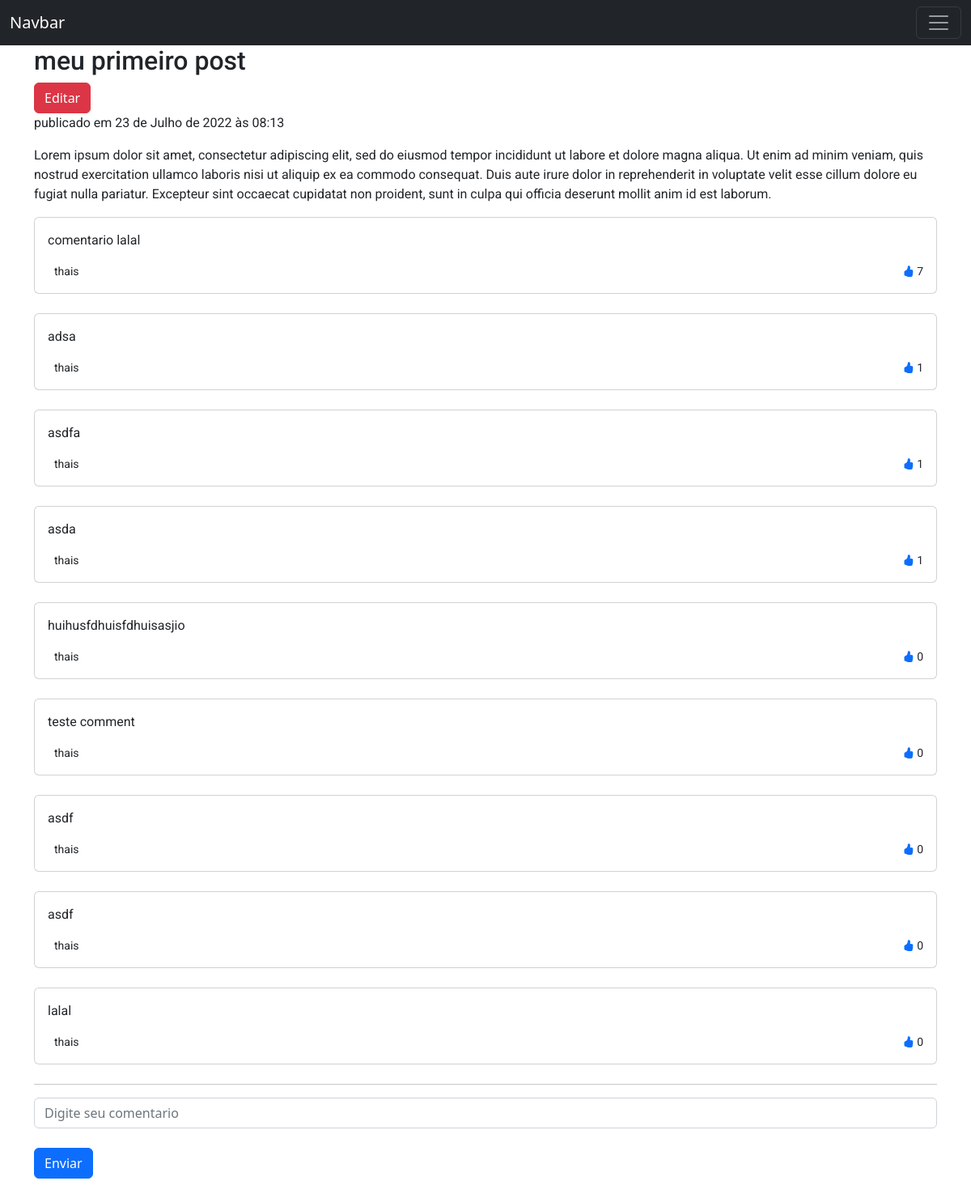
The app's page /post/1/ (signed in) with its own data.
### blog/models.py (models this page shows, shortened)
class Post(models.Model):
    author = models.ForeignKey(settings.AUTH_USER_MODEL,  on_delete=models.CASCADE)
    title = models.CharField(max_length=200)
    text = models.TextField()
    created_date = models.DateTimeField(default=timezone.now)
    published_date =  models.DateTimeField(blank=True, null=True)

class Comment(models.Model):
    post = models.ForeignKey(Post, on_delete=models.CASCADE, related_name='comments')
    author = models.ForeignKey(settings.AUTH_USER_MODEL,  on_delete=models.CASCADE)
    text = models.TextField()
    created_date = models.DateTimeField(default=timezone.now)
    votes = models.IntegerField(default=0)

### blog/views.py (the view)
# urls.py: path('post/<int:pk>/', views.post_detail, name='post_detail'),
def post_detail(request, pk):
    context = {
        'post':  Post.objects.get(pk=pk),
        'comment_form': CommentForm()
    }
    return render(request, 'blog/post_detail.html', context)

### blog/forms.py
class CommentForm(forms.ModelForm):
    class Meta:
        model = Comment
        fields = ('text',)
        labels = {
            'text': 'Digite seu comentario'
        }
        widgets = {
            'text': forms.TextInput(attrs={
                'class': "form-control",
                'placeholder': 'Digite seu comentario'
                })
        }

### blog/templates/blog/post_detail.html (shortened to what this page needs)
{% extends 'blog/base.html' %}
{% block content %}
    <h2> {{ post.title }}</a></h2>
    {% if user.is_authenticated %}
        <a class="btn btn-danger" href="{% url 'post_edit' pk=post.id %}">Editar</a>
    {% endif %}
    {% if post.published_date %}
        <p> publicado em {{ post.published_date }}</p>
    {% endif %}
    <p> {{ post.text }}</p>
    <div class="card-body">
        {% for comment in post.comments.all %}
            <div class="form-outline mb-4">
                <div class="card mb-4">
                    <div class="card-body">
                        <p>{{comment.text}}</p>
                        <div class="d-flex justify-content-between">
                            <div class="d-flex flex-row align-items-center">
                            <p class="small mb-0 ms-2">{{comment.author}}</p>
                        </div>
                        <div class="align-items-end">
                            <p class="small mb-0 ms-2">
                                <a href="{% url 'comment_upvote' post_pk=post.id comment_pk=comment.id %}"> <i class="bi bi-hand-thumbs-up-fill"></i></a>
                                {{comment.votes}}</p>
                        </div>
                    </div>
                </div>
            </div>
        {% endfor %}
            <hr>
        <form method="POST" class="comment-form" action="{% url 'add_comment' pk=post.id %}">
             <div class="form-group">
                {{ comment_form.text }}
                 <br>
                 <button type="submit" class="btn btn-primary">Enviar</button>
            </div>
        </form>
    </div>
{% endblock %}

### blog/static/css/blog.css (style rules this page uses)
h1, h2, h3, h4, p { font-family: 'Roboto'; }

### records on screen
Post: title "meu primeiro post", published_date "23 de Julho de 2022 às 08:13", text "Lorem ipsum dolor sit amet, consectetur adipiscing elit, sed do eiusmod tempor incididunt ut labore et dolore magna aliqua. Ut enim ad minim veniam, quis nostrud exercitation ullamco laboris nisi ut aliquip ex ea commodo consequat. Duis aute irure dolor in reprehenderit in voluptate velit esse cillum dolore eu fugiat nulla pariatur. Excepteur sint occaecat cupidatat non proident, sunt in culpa qui officia deserunt mollit anim id est laborum."
Comment: text "comentario lalal", author "thais", votes "7"
Comment: text "adsa", author "thais", votes "1"
Comment: text "asdfa", author "thais", votes "1"
Comment: text "asda", author "thais", votes "1"
Comment: text "huihusfdhuisfdhuisasjio", author "thais", votes "0"
Comment: text "teste comment", author "thais", votes "0"
Comment: text "asdf", author "thais", votes "0"
Comment: text "asdf", author "thais", votes "0"
Comment: text "lalal", author "thais", votes "0"
